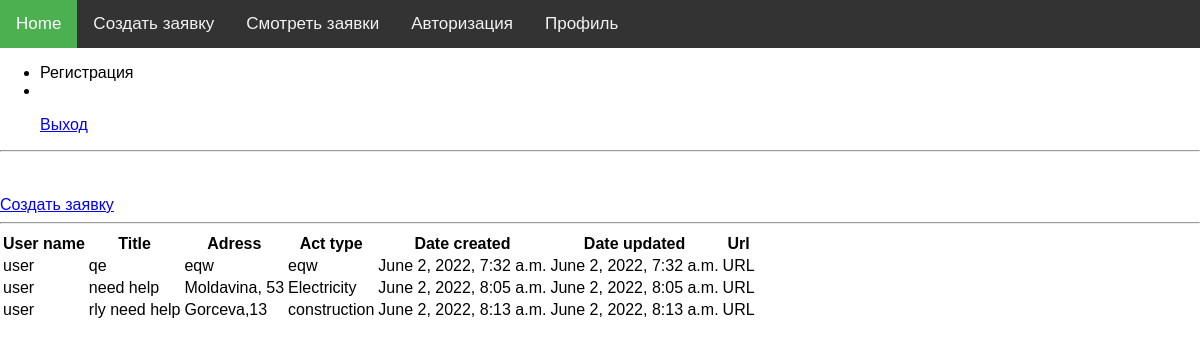
/list/ (signed in), run on an earlier commit of the app's database.
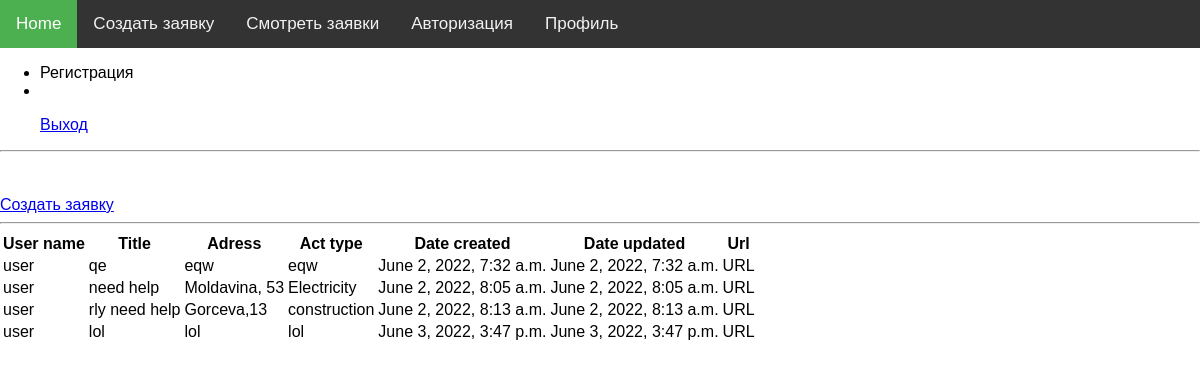
And on a later commit of the database.
### dispatcher/models.py (models this page shows, shortened)
class Act(models.Model):
    user = models.ForeignKey(settings.AUTH_USER_MODEL, on_delete=models.CASCADE)
    date_created = models.DateTimeField(auto_now=True, editable=False)
    date_updated = models.DateTimeField(auto_now=True)
    title = models.CharField(max_length=100)
    adress = models.CharField(max_length=200)
    act_type = models.CharField(max_length=20)
    text = models.TextField()

### dispatcher/views.py (the view)
# urls.py: path('list/',views.act_list, name='act_list')
@login_required
def act_list(request):
    queryset = Act.objects.all
    return render(request, 'dispatcher/act_list.html', {'acts':queryset})

### templates/dispatcher/act_list.html (shortened to what this page needs)
<!DOCTYPE html>
{% extends "dispatcher/base.html" %}
    {% block content %}
<br>
<br>
<div class="secondtopnav">
  <a class="active" href="http://127.0.0.1:8000/act/">Создать заявку</a>
</div>
 <hr>
<table>
  <thead>
    <tr>
      <th>User name</th>
      <th>Title</th>
      <th>Adress</th>
      <th>Act type</th>
      <th>Date created</th>
      <th>Date updated</th>
      <th>Url</th>
    </tr>
  </thead>
  <tbody>
    {% for act in acts %}
    <tr>
      <td>{{act.user}}</td>
      <td>{{act.title}}</td>
      <td>{{act.adress}}</td>
      <td>{{act.act_type}}</td>
      <td>{{act.date_created}}</td>
      <td>{{act.date_updated}}</td>
      <td>URL</td>
    </tr>
    {% endfor %}
  </tbody>
</table>
  {% endblock %}

### templates/dispatcher/base.html (shortened to what this page needs)
<!DOCTYPE html>
{% load static %}
<html>
<head>
</head>
<body>
<div class="topnav">
  <a class="active" href="http://127.0.0.1:8000">Home</a>
  <a href="http://127.0.0.1:8000/act/">Создать заявку</a>
  <a href="http://127.0.0.1:8000/list/">Смотреть заявки</a>
  <a href="http://127.0.0.1:8000/login/">Авторизация</a>
  <a href="http://127.0.0.1:8000/profile/">Профиль</a>
</div>
<ul class="col nav justify-content-end border">
  <li class="nav-item"><a>Регистрация</a>
{% if user.is_authenticated %}
  <li class="nav-item dropdown">
</li>
{% else %}
  <li class="nav-item"> <a href="{% url 'dispatcher:login' %}">Вход</a> </li>
{% endif %}
  {% if user.is_authenticated %}
   <p><a href="{% url 'dispatcher:logout' %}">Выход</a></p>
  {% endif %}
</ul>
<hr>
{% block content %}
{% endblock %}
</body>
</html>

### templates/dispatcher/base.html (style rules this page uses)
body { margin: 0; font-family: Arial, Helvetica, sans-serif; }
.topnav { overflow: hidden; background-color: #333; }
.topnav a { float: left; color: #f2f2f2; text-align: center; padding: 14px 16px; text-decoration: none; font-size: 17px; }
.topnav a.active { background-color: #4CAF50; color: white; }

What changed in the data, as far as the page shows it:
added Act: user "user", title "lol", adress "lol", act_type "lol", date_created "June 3, 2022, 3:47 p.m.", date_updated "June 3, 2022, 3:47 p.m."
